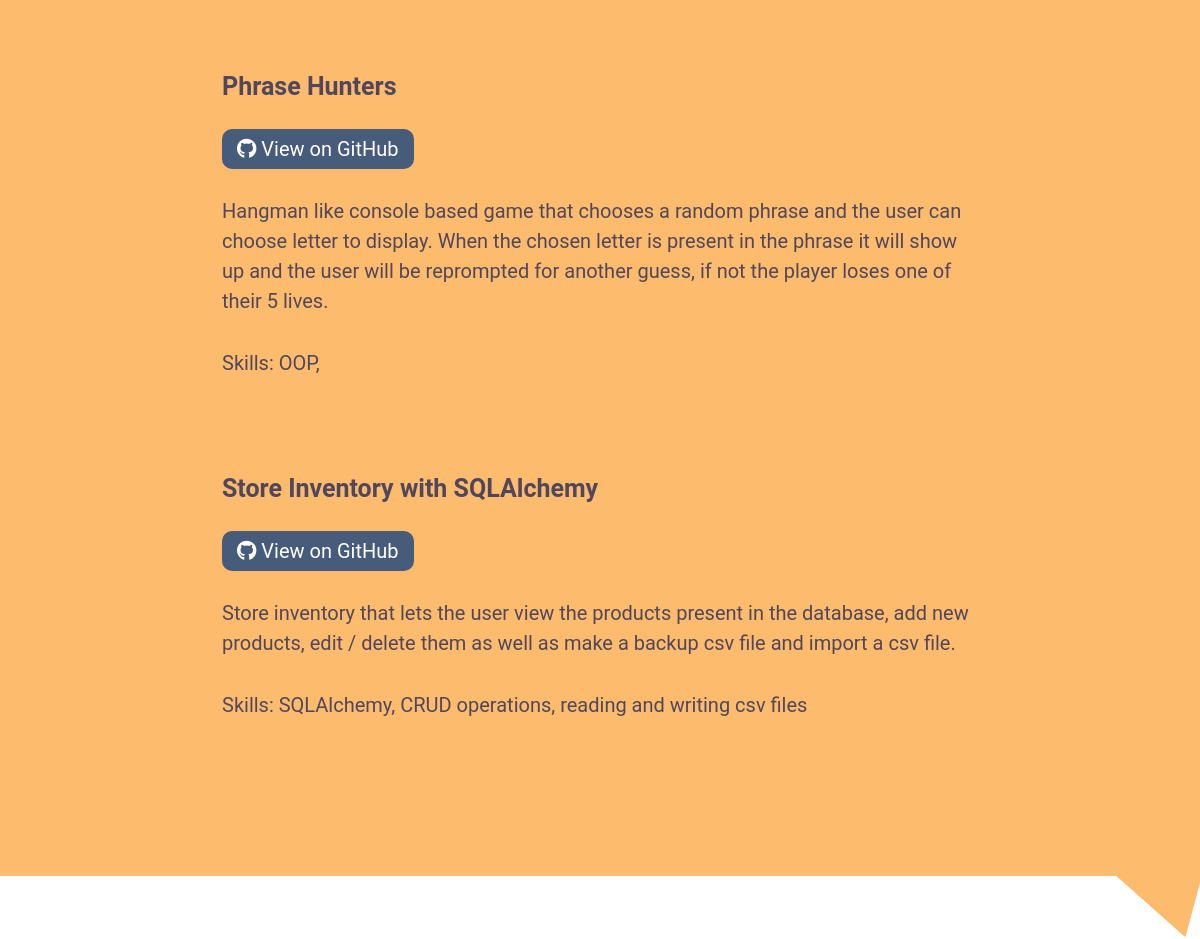
Before: / (middle part) with the older database file.
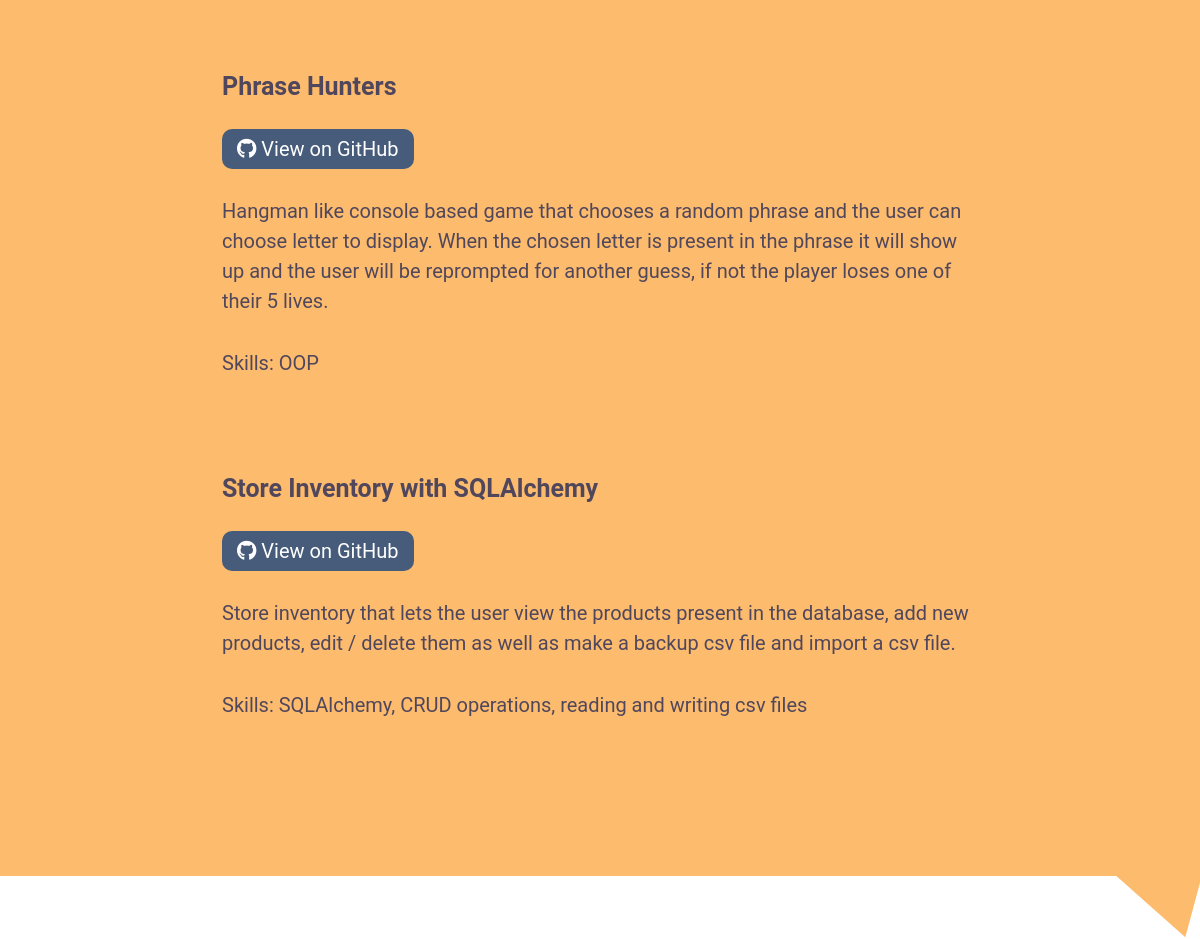
After: the same page with the newer database file.
### models.py (models this page shows)
class Project(db.Model):
    id = db.Column(db.Integer, primary_key=True)
    title = db.Column('Title', db.String())
    completion_date = db.Column('Completion Date', db.DateTime)
    description = db.Column('Description', db.Text)
    skills = db.Column('Skills', db.String())
    github = db.Column('Github', db.String())
    screenshot = db.Column('Screenshot URL', db.String())

### app.py (the view)
@app.route('/')
def index():
    projects = Project.query.all()
    print(projects)
    return render_template('index.html', projects=projects)

### templates/index.html (shortened to what this page needs)
{% extends 'layout.html' %}
{% block content %}
    <section id="projects">
        <div id="project-list">
            {% for project in projects %}
            <div id="project1" class="a-project">
                <h3>{{project.title}}</h3>
                <a href="{{project.github}}" class="github-btn">
                    <i class="fab fa-github"></i>
                    View on GitHub
                </a>
                <p>
                    {{project.description}}
                </p>
                <p>
                    Skills: {{project.skills}}
                </p>
            </div>
            {% endfor %}
        </div>
        <div id="triangle4"></div>
    </section>
{% endblock %}

### templates/layout.html (shortened to what this page needs)
<!DOCTYPE html>
<html>
    <head>
        <link rel="stylesheet" href="https://cdnjs.cloudflare.com/ajax/libs/font-awesome/5.15.3/css/all.min.css">
        <link href="https://cdn.jsdelivr.net/npm/bootstrap@5.0.0-beta2/dist/css/bootstrap.min.css" rel="stylesheet">
        <link rel="stylesheet" href="/static/styles.css">
    </head>
    <body>
        {% block content %}
        {% endblock %}
    </body>
</html>

### static/styles.css (style rules this page uses)
:root { --primary-text: #51475c; --secondary-text: #ab6c82; --primary: #475c7a; --secondary: #fcbb6d; --accent: #d8737f; --white: #fff; }
* { font-family: 'Roboto', Arial, Helvetica, sans-serif; color: var(--primary-text); }
p, li, a { font-size: 20px; }
h3 { font-size: 25px; font-weight: bold; }
body { overflow-x: hidden; }
#projects { background-color: var(--secondary); position: relative; text-align: center; padding: 5%; }
#projects .a-project { text-align: left; margin-left: 5%; margin-right: 5%; }
#projects .a-project h3 { margin-bottom: 2rem; margin-top: 3rem; }
.github-btn { border-radius: 10px; background-color: var(--primary); padding: 8px 15px; color: var(--white); text-decoration: none; }
.github-btn i { color: var(--white); }
#projects .a-project p { margin-top: 2rem; }
#projects #triangle4 { width: 0; height: 0; border-top: 50px solid transparent; border-right: 100px solid var(--secondary); border-bottom: 50px solid transparent; position: absolute; bottom: -50px; right: 0; transform: rotate(15deg); overflow: hidden; }
@media (min-width: 992px) { #about, #projects, #contact, #about-page { padding: 5% 15%; } }
@media (min-width: 1200px) { #projects .a-project { margin-bottom: 6rem; } }

Changed rows visible on the page:
changed Project "Phrase Hunters": skills "OOP," → "OOP"
